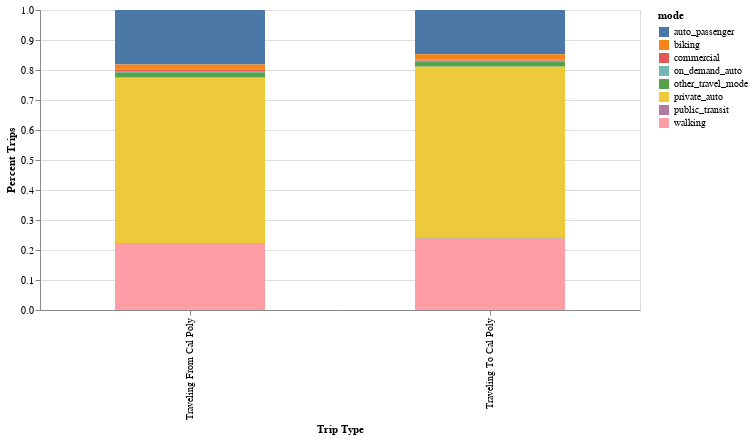

Here is the notebook cell this chart was saved with:
### Code cell
alt.Chart(modes_breakdown).mark_bar(size=150).encode(
    x=alt.X("df_name:O", title = "Trip Type"),
    y=alt.Y("pct_trips:Q", title="Percent Trips"),
    color="mode:N"
).properties(
    width=600,  
    height=300 )

### Figure 1 — Vega-Lite specification as saved in the notebook (floating-point values rounded to 4 significant figures)
{"config": {"view": {"continuousWidth": 300, "continuousHeight": 300}}, "data": {"name": "data-fe6d31c4ee54645b4e7a363dc1e5f8c7"}, "mark": {"type": "bar", "size": 150}, "encoding": {"color": {"field": "mode", "type": "nominal"}, "x": {"field": "df_name", "title": "Trip Type", "type": "ordinal"}, "y": {"field": "pct_trips", "title": "Percent Trips", "type": "quantitative"}}, "height": 300, "width": 600, "$schema": "https://vega.github.io/schema/vega-lite/v5.20.1.json", "datasets": {"data-fe6d31c4ee54645b4e7a363dc1e5f8c7": [{"df_name": "Traveling To Cal Poly", "mode": "commercial", "pct_trips": 0.003422, "total_trips": 57}, {"df_name": "Traveling To Cal Poly", "mode": "auto_passenger", "pct_trips": 0.1475, "total_trips": 2457}, {"df_name": "Traveling To Cal Poly", "mode": "private_auto", "pct_trips": 0.573, "total_trips": 9544}, {"df_name": "Traveling To Cal Poly", "mode": "walking", "pct_trips": 0.2361, "total_trips": 3933}, {"df_name": "Traveling To Cal Poly", "mode": "on_demand_auto", "pct_trips": 0.004503, "total_trips": 75}, {"df_name": "Traveling To Cal Poly", "mode": "public_transit", "pct_trips": 0.002221, "total_trips": 37}, {"df_name": "Traveling To Cal Poly", "mode": "other_travel_mode", "pct_trips": 0.01525, "total_trips": 254}, {"df_name": "Traveling To Cal Poly", "mode": "biking", "pct_trips": 0.01801, "total_trips": 300}, {"df_name": "Traveling From Cal Poly", "mode": "commercial", "pct_trips": 0.004873, "total_trips": 81}, {"df_name": "Traveling From Cal Poly", "mode": "auto_passenger", "pct_trips": 0.1813, "total_trips": 3014}, {"df_name": "Traveling From Cal Poly", "mode": "private_auto", "pct_trips": 0.5522, "total_trips": 9179}, {"df_name": "Traveling From Cal Poly", "mode": "walking", "pct_trips": 0.2217, "total_trips": 3686}, {"df_name": "Traveling From Cal Poly", "mode": "public_transit", "pct_trips": 0.001323, "total_trips": 22}, {"df_name": "Traveling From Cal Poly", "mode": "other_travel_mode", "pct_trips": 0.01708, "total_trips": 284}, {"df_name": "Traveling From Cal Poly", "mode": "on_demand_auto", "pct_trips": 0.004091, "total_trips": 68}, {"df_name": "Traveling From Cal Poly", "mode": "biking", "pct_trips": 0.01739, "total_trips": 289}]}}
